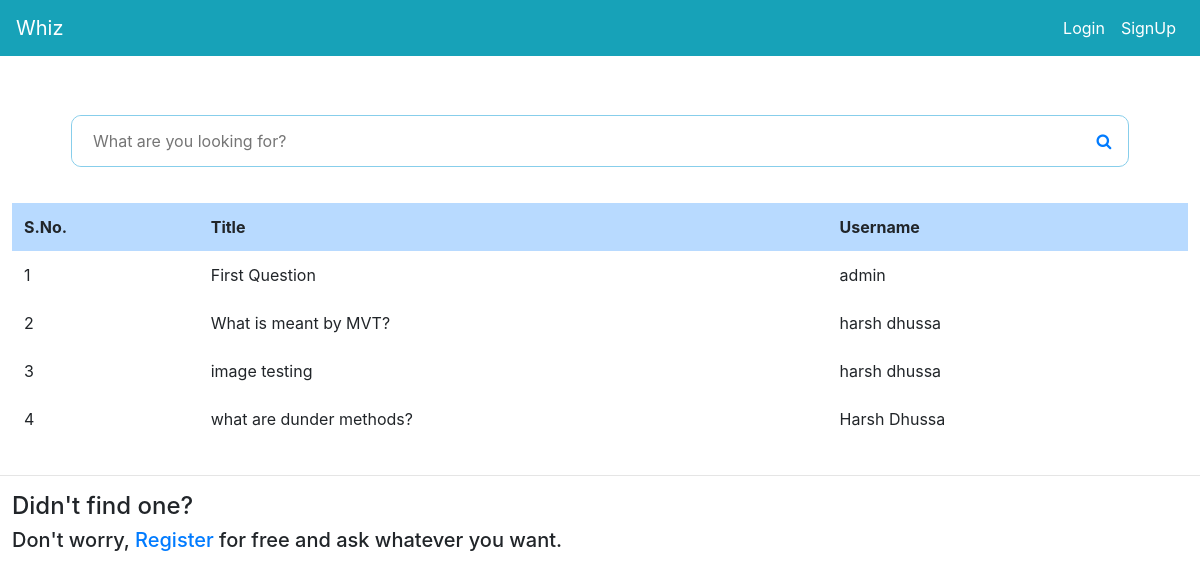
The page / on the database its author committed.
### whizapp/models.py (models this page shows, shortened)
class Question(models.Model):
    qid=models.AutoField(primary_key=True)
    title=models.TextField()
    description=models.TextField()
    user=models.ForeignKey(User,on_delete=models.CASCADE)
    timestamp=models.DateTimeField(auto_now_add=True)
    department=models.CharField(max_length=50,default='CS')
    status=models.CharField(default='Pending',max_length=50)

### whizapp/views.py (the view)
# urls.py: path('', views.index, name='index'),
def index(request):
    context={}
    posts = Question.objects.filter().order_by('timestamp')
    context['posts'] = posts
    return render(request, 'whizapp/index.html',context)

### whizapp/templates/whizapp/index.html (shortened to what this page needs)
<!DOCTYPE html>
{% load static %}
<html>
<head>
    <link rel="stylesheet" href="https://maxcdn.bootstrapcdn.com/bootstrap/4.5.2/css/bootstrap.min.css">
    <link rel="stylesheet" type="text/css" href="{% static 'whizapp/home.css' %}">
    <link rel="stylesheet" type="text/css" href="https://cdn.datatables.net/v/bs4/dt-1.10.24/datatables.min.css"/>
    <link rel="stylesheet" href="https://cdnjs.cloudflare.com/ajax/libs/font-awesome/4.7.0/css/font-awesome.min.css">
</head>
<body>
    <nav class="navbar navbar-expand-sm bg-info navbar-dark">
            <a class="navbar-brand" href="#">Whiz</a>
        <div class="collapse navbar-collapse" id="collapsibleNavbar">
            <ul class="navbar-nav ml-md-auto">
                <li class="nav-item">
                    <a class="nav-link" href="{% url 'login' %}">Login</a>
                </li>
                <li class="nav-item">
                    <a class="nav-link" href="{% url 'signup' %}">SignUp</a>
                </li>
            </ul>
        </div>
    </nav>
    <div class="content">
        <div class="table-responsive text-nowrap" style="width: 98%;margin: auto;margin-top: 2%;">
        <div class="bar"><input type="text" id="search" placeholder="What are you looking for?"><i class="fa fa-search"></i></div>
        <table class="table table-hover table-borderless rounded" id="posts" width="98%">
            <thead>
            <tr class="table-primary">
                <th>S.No.</th>
                <th>Title</th>
                <th>Username</th>
            </tr>
            </thead>
            <tbody>
            {% for item in posts %}
            <tr data-href="{% url 'post_detail' item.qid %}" style="cursor: pointer;">
                <td>{{ forloop.counter }}</td>
                <td>{{ item.title }}</td>
                <td>{{ item.user.first_name }}&nbsp;{{ item.user.last_name }}</td>
            </tr>
            {% endfor %}
        </tbody>
      </table>
    </div>
        <hr>
    <div class="" style="width: 100%;margin: 1%;">
        <h4>Didn't find one?</h4>
        <h5>Don't worry, <a href="{% url 'signup' %}">Register<a> for free and ask whatever you want.</h5>
    </div>
    </div>
</body>
</html>

### whizapp/static/whizapp/home.css (style rules this page uses)
.table { border-radius: 50%; }
.bar { width: 90%; margin: 3% auto; border-radius: 10px; border: 1px solid skyblue; }
#search { width: 97%; margin: 0 auto; height: 50px; border: none; border-radius: 10px; border-left: 0px solid skyblue; padding: 2%; }
.fa { color: #007bff; }

### whizapp/templates/whizapp/index.html (style rules this page uses)
.nav-link { color: white!important; }

### rows shown on the page
Question: title "First Question", user.first_name "admin"
Question: title "What is meant by MVT?", user.first_name "harsh", user.last_name "dhussa"
Question: title "image testing", user.first_name "harsh", user.last_name "dhussa"
Question: title "what are dunder methods?", user.first_name "Harsh", user.last_name "Dhussa"
